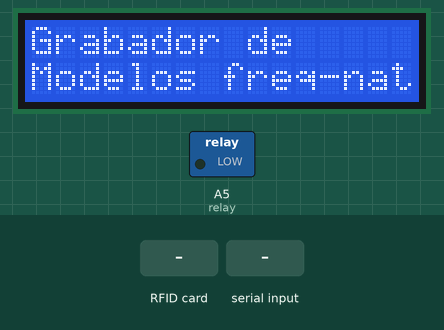
Bench run of a sketch on a simulated Arduino Uno, built with avr-gcc and run on an emulated ATmega328P. On the bench: 16×2 character LCD, switched loads named in the sketch (green lamp = pin HIGH). The test bench sets the inputs (shaded band). Pins used as bus, display or sensor lines are not drawn; what the sketch prints to the serial monitor is not drawn.

Above: at 2.4 s.
2.5 s: RFID card 5E 7A 19 C4 held to the reader
At 2.74 s:
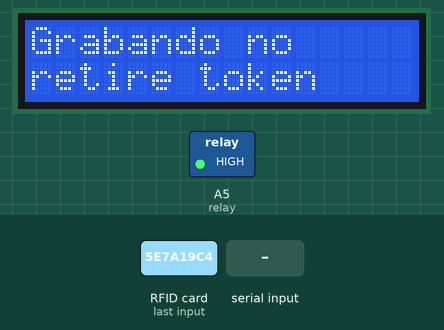
At 3.4 s:
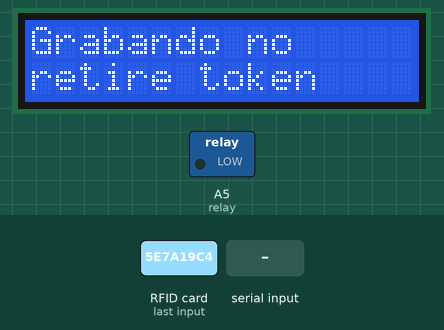
4.4 s: "1#" received over Serial
5.9 s: "0#" received over Serial
At 57.1 s:
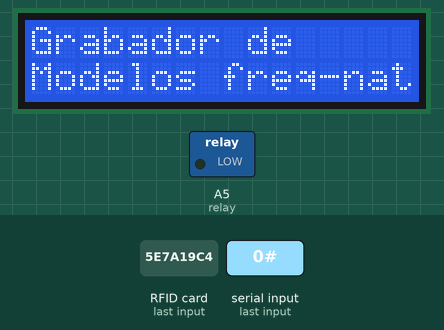
Timing chart, 0 to 57.6 s (numbered marks = the images above; inputs shaded):
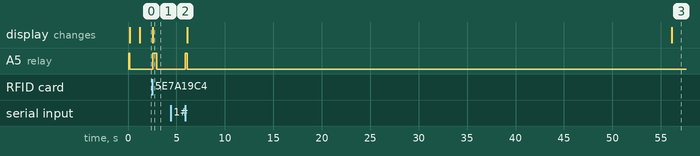

The sketch:

Grabador_rfid.ino
```cpp
#include <SPI.h>
#include <MFRC522.h>
#include<LiquidCrystal.h>

LiquidCrystal lcd(7, 6, 5, 4, 3, 2);
#define RST_PIN         9
#define SS_PIN          10
#define relay A5

MFRC522 mfrc522(SS_PIN, RST_PIN);   // Create MFRC522 instance


void setup() {
  lcd.begin(16, 2);
  Serial.begin(9600);
  Serial.print("Grabador rfid1");
  pinMode(relay, OUTPUT);
  digitalWrite(relay, HIGH);
  delay(100);
  digitalWrite(relay, LOW);
  lcd.print("Electronics dev");//mientras carga lo pirmero en mostrar
  delay(1000);
  lcd.clear();
  SPI.begin();
  mfrc522.PCD_Init();
  Serial.println(F("listo para Grabar "));
}

void loop() {
  lcd.setCursor(0, 0);
  lcd.print("Grabador de ");//PRIMER LINEA MENSAJE ESTATICO
  lcd.setCursor(0, 1);
  lcd.print("Modelos freq-nat");//SEGUNDA LINEA MENSAJE ESTATICO

  // Prepare key - all keys are set to FFFFFFFFFFFFh at chip delivery from the factory.
  MFRC522::MIFARE_Key key;
  for (byte i = 0; i < 6; i++) key.keyByte[i] = 0xFF;

  // Reset the loop if no new card present on the sensor/reader. This saves the entire process when idle.
  if ( ! mfrc522.PICC_IsNewCardPresent()) {
    return;
  }

  // Select one of the cards
  if ( ! mfrc522.PICC_ReadCardSerial()) {
    return;
  }

  Serial.print(F("Card UID:"));    //Dump UID
  for (byte i = 0; i < mfrc522.uid.size; i++) {
    Serial.print(mfrc522.uid.uidByte[i] < 0x10 ? " 0" : " ");
    Serial.print(mfrc522.uid.uidByte[i], HEX);
    lcd.clear();
    lcd.setCursor(0, 0);
    lcd.print("Grabando no ");
    lcd.setCursor(0, 1);
    lcd.print("retire token");
    digitalWrite(relay, HIGH);
    delay(100);
    digitalWrite(relay, LOW);

  }
  Serial.print(F(" PICC type: "));   // Dump PICC type
  MFRC522::PICC_Type piccType = mfrc522.PICC_GetType(mfrc522.uid.sak);
  Serial.println(mfrc522.PICC_GetTypeName(piccType));

  byte buffer[34];
  byte block;
  MFRC522::StatusCode status;
  byte len;

  Serial.setTimeout(20000L) ;     // wait until 20 seconds for input from serial
  // Ask personal data: Family name
  Serial.println(F("Type Family name, ending with #"));
  len = Serial.readBytesUntil('#', (char *) buffer, 30) ; // read family name from serial

  for (byte i = len; i < 30; i++) buffer[i] = ' ';     // pad with spaces

  block = 1;
  //Serial.println(F("Authenticating using key A..."));
  status = mfrc522.PCD_Authenticate(MFRC522::PICC_CMD_MF_AUTH_KEY_A, block, &key, &(mfrc522.uid));
  if (status != MFRC522::STATUS_OK) {
    Serial.print(F("PCD_Authenticate() failed: "));
    Serial.println(mfrc522.GetStatusCodeName(status));
    lcd.clear();
    digitalWrite(relay, HIGH);
    delay(100);
    digitalWrite(relay, LOW);
    delay(100);
    digitalWrite(relay, HIGH);
    delay(100);
    digitalWrite(relay, LOW);
    lcd.write("Error ");
    delay(2000);
    return;
  }
  else Serial.println(F("PCD_Authenticate() success: "));

  // Write block
  status = mfrc522.MIFARE_Write(block, buffer, 16);
  if (status != MFRC522::STATUS_OK) {
    Serial.print(F("MIFARE_Write() failed: "));
    Serial.println(mfrc522.GetStatusCodeName(status));
    digitalWrite(relay, HIGH);
    delay(100);
    digitalWrite(relay, LOW);
    delay(100);
    digitalWrite(relay, HIGH);
    delay(100);
    digitalWrite(relay, LOW);
    lcd.clear();
    lcd.write("Error ");
    delay(2000);
    return;
  }
  else Serial.println(F("MIFARE_Write() success: "));

  block = 2;
  //Serial.println(F("Authenticating using key A..."));
  status = mfrc522.PCD_Authenticate(MFRC522::PICC_CMD_MF_AUTH_KEY_A, block, &key, &(mfrc522.uid));
  if (status != MFRC522::STATUS_OK) {
    Serial.print(F("PCD_Authenticate() failed: "));
    Serial.println(mfrc522.GetStatusCodeName(status));
    digitalWrite(relay, HIGH);
    delay(100);
    digitalWrite(relay, LOW);
    delay(100);
    digitalWrite(relay, HIGH);
    delay(100);
    digitalWrite(relay, LOW);
    lcd.clear();
    lcd.write("Error ");
    delay(2000);
    return;
  }

  // Write block
  status = mfrc522.MIFARE_Write(block, &buffer[16], 16);
  if (status != MFRC522::STATUS_OK) {
    Serial.print(F("MIFARE_Write() failed: "));
    Serial.println(mfrc522.GetStatusCodeName(status));
    digitalWrite(relay, HIGH);
    delay(100);
    digitalWrite(relay, LOW);
    delay(100);
    digitalWrite(relay, HIGH);
    delay(100);
    digitalWrite(relay, LOW);
    lcd.clear();
    lcd.write("Error ");
    delay(2000);
    return;
  }
  else Serial.println(F("MIFARE_Write() success: "));

  // Ask personal data: First name
  Serial.println(F("Type First name, ending with #"));
  len = Serial.readBytesUntil('#', (char *) buffer, 20) ; // read first name from serial
  for (byte i = len; i < 20; i++) buffer[i] = ' ';     // pad with spaces

  block = 4;
  //Serial.println(F("Authenticating using key A..."));
  status = mfrc522.PCD_Authenticate(MFRC522::PICC_CMD_MF_AUTH_KEY_A, block, &key, &(mfrc522.uid));
  if (status != MFRC522::STATUS_OK) {
    Serial.print(F("PCD_Authenticate() failed: "));
    Serial.println(mfrc522.GetStatusCodeName(status));
    digitalWrite(relay, HIGH);
    delay(100);
    digitalWrite(relay, LOW);
    delay(100);
    digitalWrite(relay, HIGH);
    delay(100);
    digitalWrite(relay, LOW);
    lcd.clear();
    lcd.write("Error ");
    delay(2000);
    return;
  }

  // Write block
  status = mfrc522.MIFARE_Write(block, buffer, 16);
  if (status != MFRC522::STATUS_OK) {
    Serial.print(F("MIFARE_Write() failed: "));
    Serial.println(mfrc522.GetStatusCodeName(status));
    digitalWrite(relay, HIGH);
    delay(100);
    digitalWrite(relay, LOW);
    delay(100);
    digitalWrite(relay, HIGH);
    delay(100);
    digitalWrite(relay, LOW);
    lcd.clear();
    lcd.write("Error ");
    delay(2000);
    return;
  }
  else Serial.println(F("MIFARE_Write() success: "));

  block = 5;
  //Serial.println(F("Authenticating using key A..."));
  status = mfrc522.PCD_Authenticate(MFRC522::PICC_CMD_MF_AUTH_KEY_A, block, &key, &(mfrc522.uid));
  if (status != MFRC522::STATUS_OK) {
    Serial.print(F("PCD_Authenticate() failed: "));
    Serial.println(mfrc522.GetStatusCodeName(status));
    digitalWrite(relay, HIGH);
    delay(100);
    digitalWrite(relay, LOW);
    delay(100);
    digitalWrite(relay, HIGH);
    delay(100);
    digitalWrite(relay, LOW);
    lcd.clear();
    lcd.write("Error ");
    delay(2000);
    return;
  }

  // Write block
  status = mfrc522.MIFARE_Write(block, &buffer[16], 16);
  if (status != MFRC522::STATUS_OK) {
    Serial.print(F("MIFARE_Write() failed: "));
    Serial.println(mfrc522.GetStatusCodeName(status));
    digitalWrite(relay, HIGH);
    delay(100);
    digitalWrite(relay, LOW);
    delay(100);
    digitalWrite(relay, HIGH);
    delay(100);
    digitalWrite(relay, LOW);
    lcd.clear();
    lcd.write("Error ");
    delay(2000);
    return;
  }
  else Serial.println(F("MIFARE_Write() success: "));

  digitalWrite(relay, HIGH);
  delay(200);
  digitalWrite(relay, LOW);
  Serial.println(" Listo ");
  lcd.clear();
  lcd.setCursor(0, 0);
  lcd.print("Listo puede");
  lcd.setCursor(0, 1);
  lcd.print("retirar token :)");
  delay(50000);
  mfrc522.PICC_HaltA(); // Halt PICC
  mfrc522.PCD_StopCrypto1();  // Stop encryption on PCD
}
```

Measured:
- after the input at 2.5 s, A5 (relay): LOW → HIGH at once, → LOW 0.42 s later; the display: changes at once (image 1)
- after the input at 4.4 s, every drawn part: stays the same
